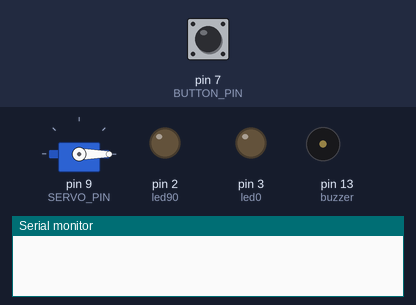
This sketch was run on a simulated Arduino Uno, built with avr-gcc and run on an emulated ATmega328P. Shown: servo, output pins drawn as LEDs (lit = HIGH), buzzer (waves = sounding), the last lines printed to the serial monitor. The test bench sets the inputs (shaded band); at power-on: pin 7 (BUTTON_PIN) HIGH.

Above: at 1.2 s.
1.3 s: pin 7 (BUTTON_PIN) pulled LOW for 0.15 s
At 2.6 s:
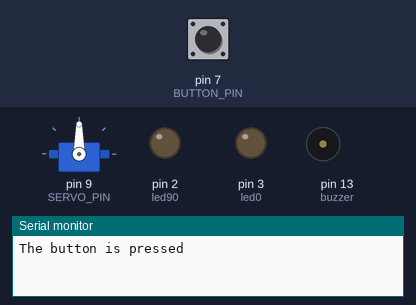
3.0 s: pin 7 (BUTTON_PIN) pulled LOW for 1 s
At 3.1 s:
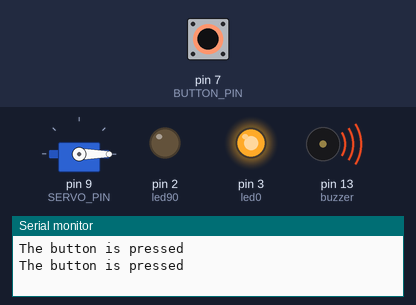
5.5 s: pin 7 (BUTTON_PIN) pulled LOW for 3.2 s
At 5.6 s:
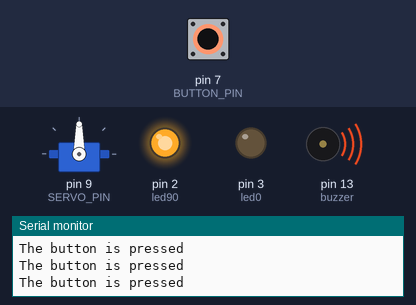
Timing chart, 0 to 8.5 s (numbered marks = the images above; inputs shaded):
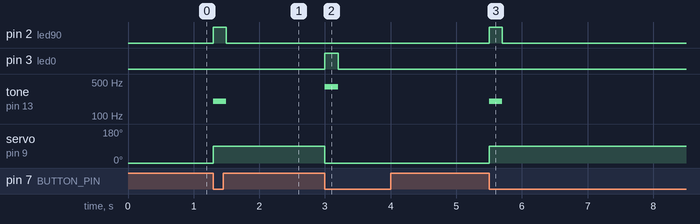

The sketch:

part_2_about_servo_motor.ino
```cpp
#include <Servo.h> // the module that works with the servo motor ez

// constants won't change
const int BUTTON_PIN = 7;
const int SERVO_PIN  = 9;
const int buzzer = 13;
const int led0 = 3;
const int led90 = 2;

Servo servo;

// variables will change:
int angle = 0;
int lastButtonState;
int currentButtonState;
int buzzerval;
int ledval;

void setup() {
  Serial.begin(9600);
  pinMode(BUTTON_PIN, INPUT_PULLUP);
  servo.attach(SERVO_PIN);
  pinMode(buzzer,OUTPUT) ;
  pinMode(led0,OUTPUT) ;
  pinMode(led90,OUTPUT) ;

  servo.write(angle);
  currentButtonState = digitalRead(BUTTON_PIN);
}

void loop() {
  lastButtonState    = currentButtonState;
  currentButtonState = digitalRead(BUTTON_PIN);

  if(lastButtonState == HIGH && currentButtonState == LOW) {
    Serial.println("The button is pressed");

    // change angle of servo motor
    if(angle == 0){
      angle = 90;
      buzzerval = 200;
      ledval = 2;
    }else
    if(angle == 90){
      angle = 0;
      buzzerval = 400;
      ledval = 3;
    }
    // control servo motor arccoding to the angle
    servo.write(angle);
    digitalWrite(ledval,HIGH);
    tone(buzzer,buzzerval);
    delay(200);
    digitalWrite(ledval,LOW);
    noTone(buzzer);
  }
}
```

Measured:
- after the input at 1.3 s, pin 2 (led90): LOW → HIGH at once, → LOW 0.20 s later; tone on pin 13 (buzzer): silent → 200 Hz at once, → silent 0.20 s later; servo on pin 9 (SERVO_PIN): 0° → 90° at once
- after the input at 3.0 s, pin 3 (led0): LOW → HIGH at once, → LOW 0.20 s later; tone on pin 13 (buzzer): silent → 400 Hz at once, → silent 0.20 s later; servo on pin 9 (SERVO_PIN): 90° → 0° at once
- after the input at 5.5 s, pin 2 (led90): LOW → HIGH at once, → LOW 0.20 s later; tone on pin 13 (buzzer): silent → 200 Hz at once, → silent 0.20 s later; servo on pin 9 (SERVO_PIN): 0° → 90° at once
